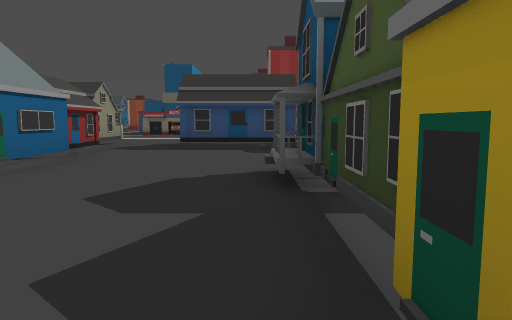
[1] (above)

24 first-person views from a walk through a level from a Godot 3-D game. The camera is 1.3 m above the floor, tilts 6° down and sees 70° across. The floor is counted in squares, 2 m on a side. Each view is taken from the middle of a square. On the plan, view 1 faces up. The plan holds only what a view shows up to about 11 squares ahead; the rest is blank. The place goes on beyond the plan.

[2]
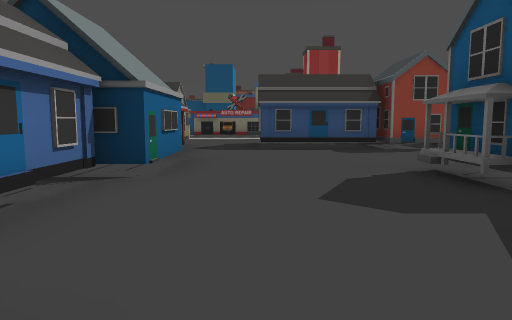

[3]
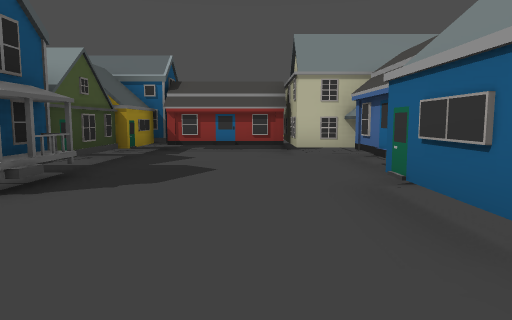

[4]
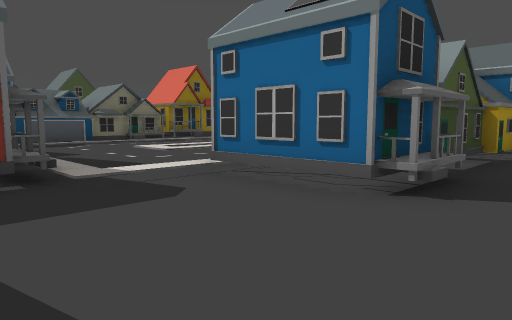

[5]
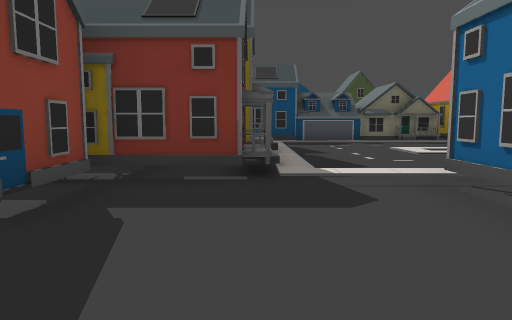

[6]
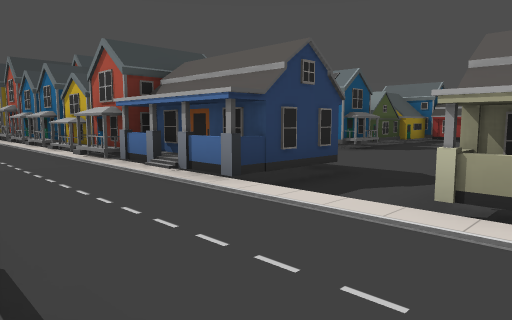

[7]
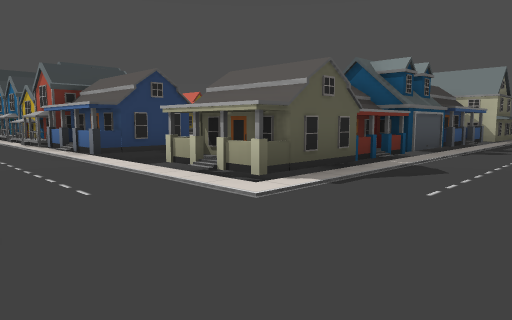

[8]
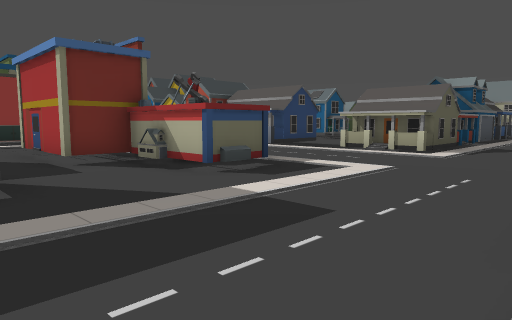

[9]
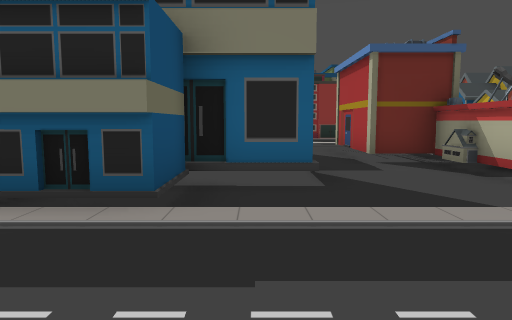

[10]
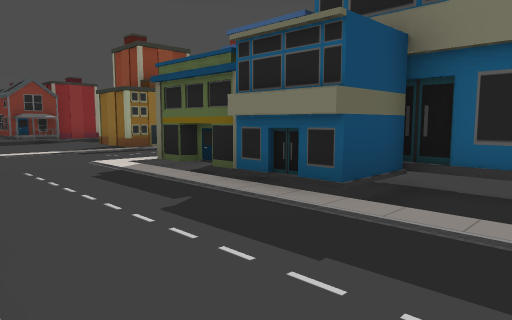

[11]
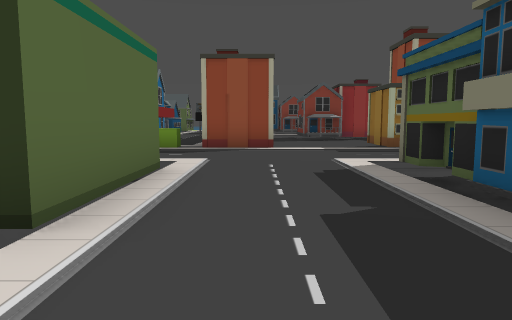

[12]
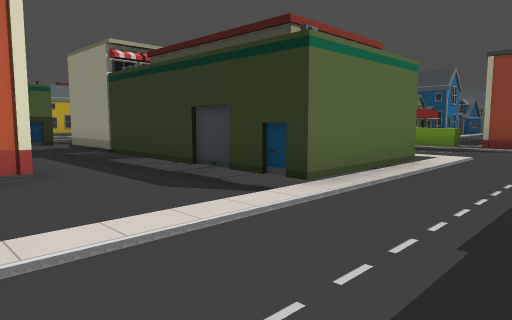

[13]
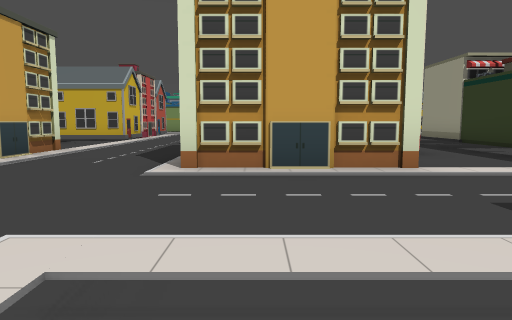

[14]
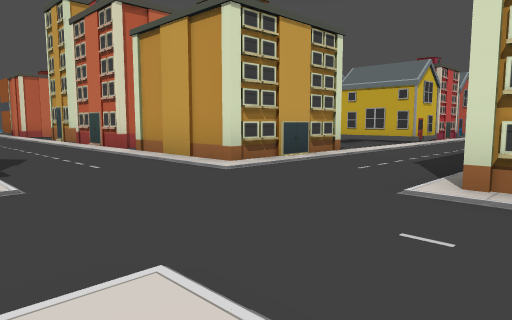

[15]
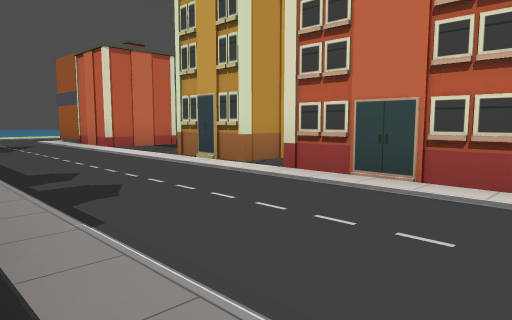

[16]
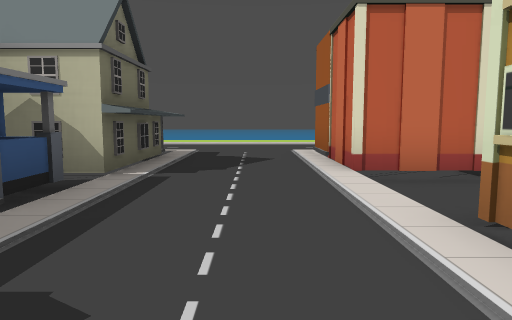

[17]
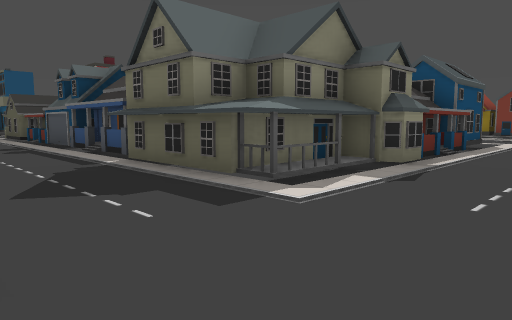

[18]
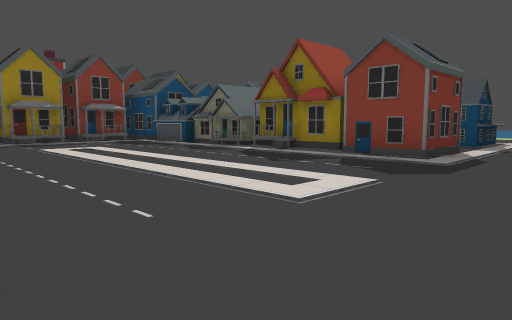

[19]
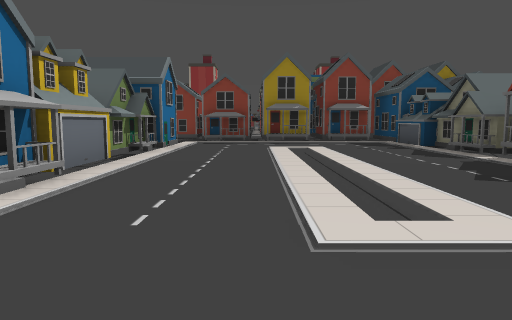

[20]
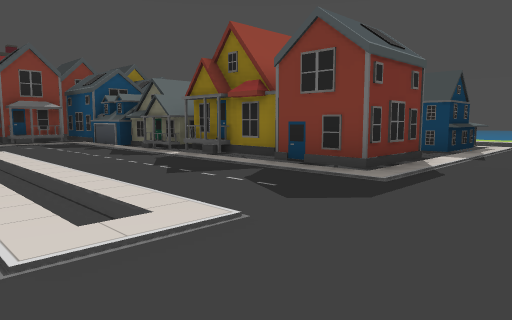

[21]
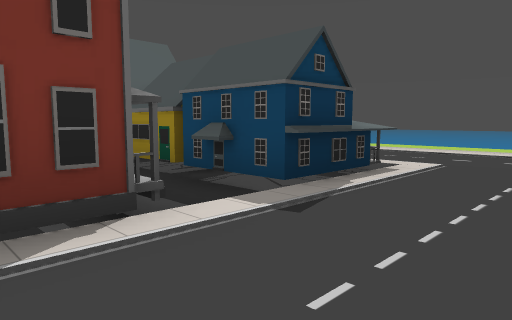

[22]
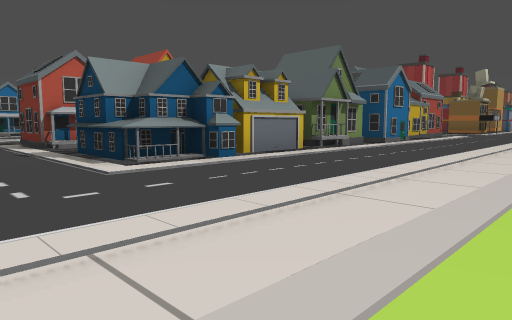

[23]
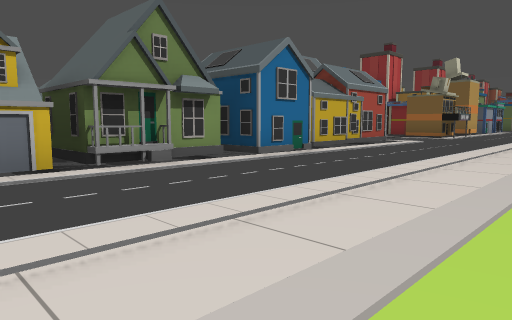

[24]
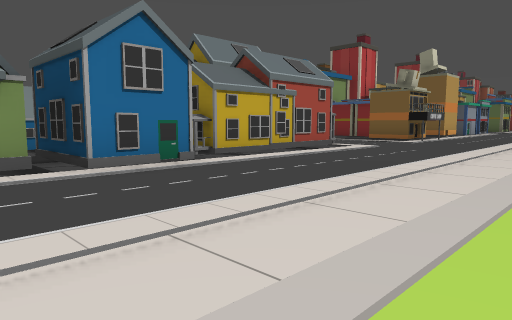

### Floor plan
Key: @ floor where view 1 was taken; # wall or solid block; . main floor; - floor 0.25 m lower than the main floor; / step, stairs or slope; = window, fence, low wall or low ledge; ^ raised ledge; T thing the floor can be seen under or through.
Columns run from 17 left of view 1 to 20 right of it. Each row starts with its distance up from view 1.
 29        .# ---
 28        .# ---#
 27       ^^##---#
 26       ........
 25        ......
 24        ......
 23        #...-#
 22        #...-#
 21        #...##
 20 -#######...###
 19 --------...--#
 18     #---...-------
 17        -...---------..
 16        #...----####-..
 15        #...--###                  ..
 14      ...........                 ...
 13   ...................           ....
 12 ..........................     .....
 11 ##---###...###--=###-#-#-#     #-....
 10  #--   #...###-T--##-#         #-....
  9  #     #...###-TTT##-#         #-....
  8         .../##-------# # #     #-....
  7        #...###-------#-#-#-#   #-....
  6        #...###------.......#   ##.....
  5        #...###----##/......##-###.....
  4        #...###----##/......#    #.....
  3        #...###----##...-...#    #.....
  2        -...###----##...-...#  ###.....
  1       --...--#----##...-...#  ###.....
  0       ##...####--@##...-...# -###.....
 -1        #...## ######...-...# -###.....
 -2      ###...#########...-...##-##^.....
 -3         ..............................
 -4         .........   ..................
 -5         ....        ...... ....   ....

Where each view was taken, in squares from view 1:
view 1: 0 up, 0 right, facing up
view 2: 0 up, 2 left, facing up
view 3: 8 up, 2 left, facing down
view 4: 8 up, 1 left, facing down-right
view 5: 7 up, 1 left, facing right
view 6: 14 up, 5 left, facing down-right
view 7: 14 up, 9 left, facing down-right
view 8: 19 up, 9 left, facing down-right
view 9: 19 up, 9 left, facing right
view 10: 18 up, 9 left, facing up-right
view 11: 18 up, 8 left, facing up
view 12: 17 up, 7 left, facing up-left
view 13: 15 up, 5 left, facing left
view 14: 15 up, 6 left, facing down-left
view 15: 8 up, 6 left, facing down-left
view 16: 5 up, 8 left, facing down
view 17: 5 down, 9 left, facing up-right
view 18: 5 down, 3 right, facing up-right
view 19: 5 down, 5 right, facing up
view 20: 5 down, 5 right, facing up-right
view 21: 5 down, 10 right, facing up-right
view 22: 5 down, 20 right, facing up-left
view 23: 0 up, 20 right, facing up-left
view 24: 3 up, 20 right, facing up-left
